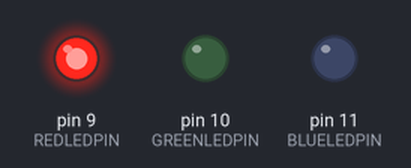
The sketch below on a simulated Arduino Uno, built with avr-gcc and run on an emulated ATmega328P. On the bench: output pins drawn as LEDs (lit = HIGH).

Above: at 0.2 s.
At 3.7 s:
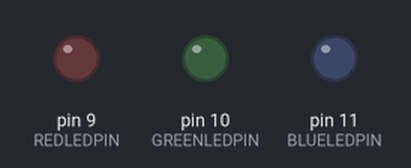
Timing chart, 0 to 4.6 s (numbered marks = the images above):
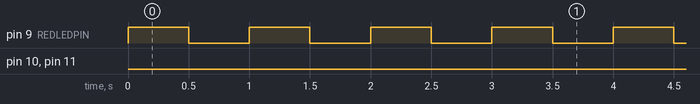

The sketch:

Lesson4.ino
```cpp
// (licence header left out)
//3 led Blink program with delays
//Blink red x5 slow
//Blink green x10 fast
//Blink blue x15 really slow
#define REDLEDPIN 9
#define GREENLEDPIN 10
#define BLUELEDPIN 11
int slowDelay = 500; //in ms
int fastDelay = 100; //in ms
int reallySlowDelay = 1000; //in ms
bool programComplete = false; //Prevents wasting electricity on lights, by preventing them from turning on again after program execution
int redFlashes = 5;
int greenFlashes = 10;
int blueFlashes = 15;

void setup() {
  // put your setup code here, to run once:
  pinMode(REDLEDPIN, OUTPUT);
  pinMode(GREENLEDPIN, OUTPUT);
  pinMode(BLUELEDPIN, OUTPUT);
}

void loop() {
  // put your main code here, to run repeatedly:
  int i = 0;
  if(!programComplete){
    programComplete=true;
    while(i<redFlashes){
      blinkRed(slowDelay);
      i++;
    }
    while(i<redFlashes+greenFlashes&&i>=redFlashes){
      blinkGreen(fastDelay);
      i++;
    }
    while(i<redFlashes+greenFlashes+blueFlashes&&i>=redFlashes+greenFlashes){
      blinkBlue(reallySlowDelay);
      i++;
    }
  }
}

void blink(int pin, int delayMs){
  digitalWrite(pin, HIGH);
  delay(delayMs);
  digitalWrite(pin, LOW);
  delay(delayMs);
}

void blink(int pin, int intensity, int delayMs){
  analogWrite(pin, intensity);
  delay(delayMs);
  analogWrite(pin, 0);
  delay(delayMs);
}

void blink(String color, int delayMs){
  if(color == "red"){
    blinkRed(delayMs);
  }
  else if(color == "green"){
    blinkGreen(delayMs);
  }
  else if(color == "blue"){
    blinkBlue(delayMs);
  }
}

void blink(String color, int intensity, int delayMs){
  if(color == "red"){
    analogWrite(REDLEDPIN, intensity);
    delay(delayMs);
    analogWrite(REDLEDPIN, 0);
    delay(delayMs);
  }
  else if(color == "green"){
    analogWrite(GREENLEDPIN, intensity);
    delay(delayMs);
    analogWrite(GREENLEDPIN, 0);
    delay(delayMs);
  }
  else if(color == "blue"){
    analogWrite(BLUELEDPIN, intensity);
    delay(delayMs);
    analogWrite(BLUELEDPIN, 0);
    delay(delayMs);
  }
}

void blinkRed(int delayMs){
  blink(REDLEDPIN, delayMs);
}

void blinkGreen(int delayMs){
  blink(GREENLEDPIN, delayMs);
}

void blinkBlue(int delayMs){
  blink(BLUELEDPIN, delayMs);
}
```

Measured:
- by itself, pin 9 (REDLEDPIN): alternates HIGH for 0.50 s and LOW for 0.50 s, 10 changes in all, then stays LOW
- by itself, pin 10 (GREENLEDPIN): LOW → HIGH at 5.0 s, → LOW 0.10 s later, → HIGH 0.10 s later, → LOW 0.10 s later, … (20 changes in this stretch)
- by itself, pin 11 (BLUELEDPIN): LOW → HIGH at 7.0 s, → LOW 1.0 s later, → HIGH 1.0 s later, → LOW 1.0 s later, … (30 changes in this stretch)
